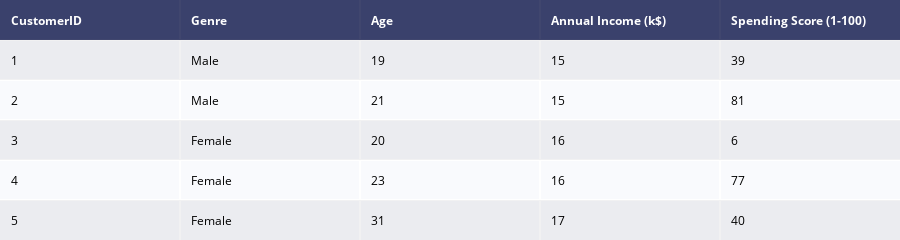

The cell this chart's notebook holds for it:
### Code cell
dat = ff.create_table(df.head())
py.iplot(dat)

### Figure 1 — Plotly figure (JSON) as saved in the notebook; plotly's stock layout.template omitted (floating-point values rounded to 4 significant figures)
{"data": [{"colorscale": [[0, "#00083e"], [0.5, "#ededee"], [1, "#ffffff"]], "hoverinfo": "none", "opacity": 0.75, "showscale": false, "type": "heatmap", "z": [[0, 0, 0, 0, 0], [0.5, 0.5, 0.5, 0.5, 0.5], [1, 1, 1, 1, 1], [0.5, 0.5, 0.5, 0.5, 0.5], [1, 1, 1, 1, 1], [0.5, 0.5, 0.5, 0.5, 0.5]]}], "layout": {"annotations": [{"align": "left", "font": {"color": "#ffffff"}, "showarrow": false, "text": "<b>CustomerID</b>", "x": -0.45, "xanchor": "left", "xref": "x", "y": 0, "yref": "y"}, {"align": "left", "font": {"color": "#ffffff"}, "showarrow": false, "text": "<b>Genre</b>", "x": 0.55, "xanchor": "left", "xref": "x", "y": 0, "yref": "y"}, {"align": "left", "font": {"color": "#ffffff"}, "showarrow": false, "text": "<b>Age</b>", "x": 1.55, "xanchor": "left", "xref": "x", "y": 0, "yref": "y"}, {"align": "left", "font": {"color": "#ffffff"}, "showarrow": false, "text": "<b>Annual Income (k$)</b>", "x": 2.55, "xanchor": "left", "xref": "x", "y": 0, "yref": "y"}, {"align": "left", "font": {"color": "#ffffff"}, "showarrow": false, "text": "<b>Spending Score (1-100)</b>", "x": 3.55, "xanchor": "left", "xref": "x", "y": 0, "yref": "y"}, {"align": "left", "font": {"color": "#000000"}, "showarrow": false, "text": "1", "x": -0.45, "xanchor": "left", "xref": "x", "y": 1, "yref": "y"}, {"align": "left", "font": {"color": "#000000"}, "showarrow": false, "text": "Male", "x": 0.55, "xanchor": "left", "xref": "x", "y": 1, "yref": "y"}, {"align": "left", "font": {"color": "#000000"}, "showarrow": false, "text": "19", "x": 1.55, "xanchor": "left", "xref": "x", "y": 1, "yref": "y"}, {"align": "left", "font": {"color": "#000000"}, "showarrow": false, "text": "15", "x": 2.55, "xanchor": "left", "xref": "x", "y": 1, "yref": "y"}, {"align": "left", "font": {"color": "#000000"}, "showarrow": false, "text": "39", "x": 3.55, "xanchor": "left", "xref": "x", "y": 1, "yref": "y"}, {"align": "left", "font": {"color": "#000000"}, "showarrow": false, "text": "2", "x": -0.45, "xanchor": "left", "xref": "x", "y": 2, "yref": "y"}, {"align": "left", "font": {"color": "#000000"}, "showarrow": false, "text": "Male", "x": 0.55, "xanchor": "left", "xref": "x", "y": 2, "yref": "y"}, {"align": "left", "font": {"color": "#000000"}, "showarrow": false, "text": "21", "x": 1.55, "xanchor": "left", "xref": "x", "y": 2, "yref": "y"}, {"align": "left", "font": {"color": "#000000"}, "showarrow": false, "text": "15", "x": 2.55, "xanchor": "left", "xref": "x", "y": 2, "yref": "y"}, {"align": "left", "font": {"color": "#000000"}, "showarrow": false, "text": "81", "x": 3.55, "xanchor": "left", "xref": "x", "y": 2, "yref": "y"}, {"align": "left", "font": {"color": "#000000"}, "showarrow": false, "text": "3", "x": -0.45, "xanchor": "left", "xref": "x", "y": 3, "yref": "y"}, {"align": "left", "font": {"color": "#000000"}, "showarrow": false, "text": "Female", "x": 0.55, "xanchor": "left", "xref": "x", "y": 3, "yref": "y"}, {"align": "left", "font": {"color": "#000000"}, "showarrow": false, "text": "20", "x": 1.55, "xanchor": "left", "xref": "x", "y": 3, "yref": "y"}, {"align": "left", "font": {"color": "#000000"}, "showarrow": false, "text": "16", "x": 2.55, "xanchor": "left", "xref": "x", "y": 3, "yref": "y"}, {"align": "left", "font": {"color": "#000000"}, "showarrow": false, "text": "6", "x": 3.55, "xanchor": "left", "xref": "x", "y": 3, "yref": "y"}, {"align": "left", "font": {"color": "#000000"}, "showarrow": false, "text": "4", "x": -0.45, "xanchor": "left", "xref": "x", "y": 4, "yref": "y"}, {"align": "left", "font": {"color": "#000000"}, "showarrow": false, "text": "Female", "x": 0.55, "xanchor": "left", "xref": "x", "y": 4, "yref": "y"}, {"align": "left", "font": {"color": "#000000"}, "showarrow": false, "text": "23", "x": 1.55, "xanchor": "left", "xref": "x", "y": 4, "yref": "y"}, {"align": "left", "font": {"color": "#000000"}, "showarrow": false, "text": "16", "x": 2.55, "xanchor": "left", "xref": "x", "y": 4, "yref": "y"}, {"align": "left", "font": {"color": "#000000"}, "showarrow": false, "text": "77", "x": 3.55, "xanchor": "left", "xref": "x", "y": 4, "yref": "y"}, {"align": "left", "font": {"color": "#000000"}, "showarrow": false, "text": "5", "x": -0.45, "xanchor": "left", "xref": "x", "y": 5, "yref": "y"}, {"align": "left", "font": {"color": "#000000"}, "showarrow": false, "text": "Female", "x": 0.55, "xanchor": "left", "xref": "x", "y": 5, "yref": "y"}, {"align": "left", "font": {"color": "#000000"}, "showarrow": false, "text": "31", "x": 1.55, "xanchor": "left", "xref": "x", "y": 5, "yref": "y"}, {"align": "left", "font": {"color": "#000000"}, "showarrow": false, "text": "17", "x": 2.55, "xanchor": "left", "xref": "x", "y": 5, "yref": "y"}, {"align": "left", "font": {"color": "#000000"}, "showarrow": false, "text": "40", "x": 3.55, "xanchor": "left", "xref": "x", "y": 5, "yref": "y"}], "height": 230, "margin": {"b": 0, "l": 0, "r": 0, "t": 0}, "xaxis": {"dtick": 1, "gridwidth": 2, "showticklabels": false, "tick0": -0.5, "ticks": "", "zeroline": false}, "yaxis": {"autorange": "reversed", "dtick": 1, "gridwidth": 2, "showticklabels": false, "tick0": 0.5, "ticks": "", "zeroline": false}}}
